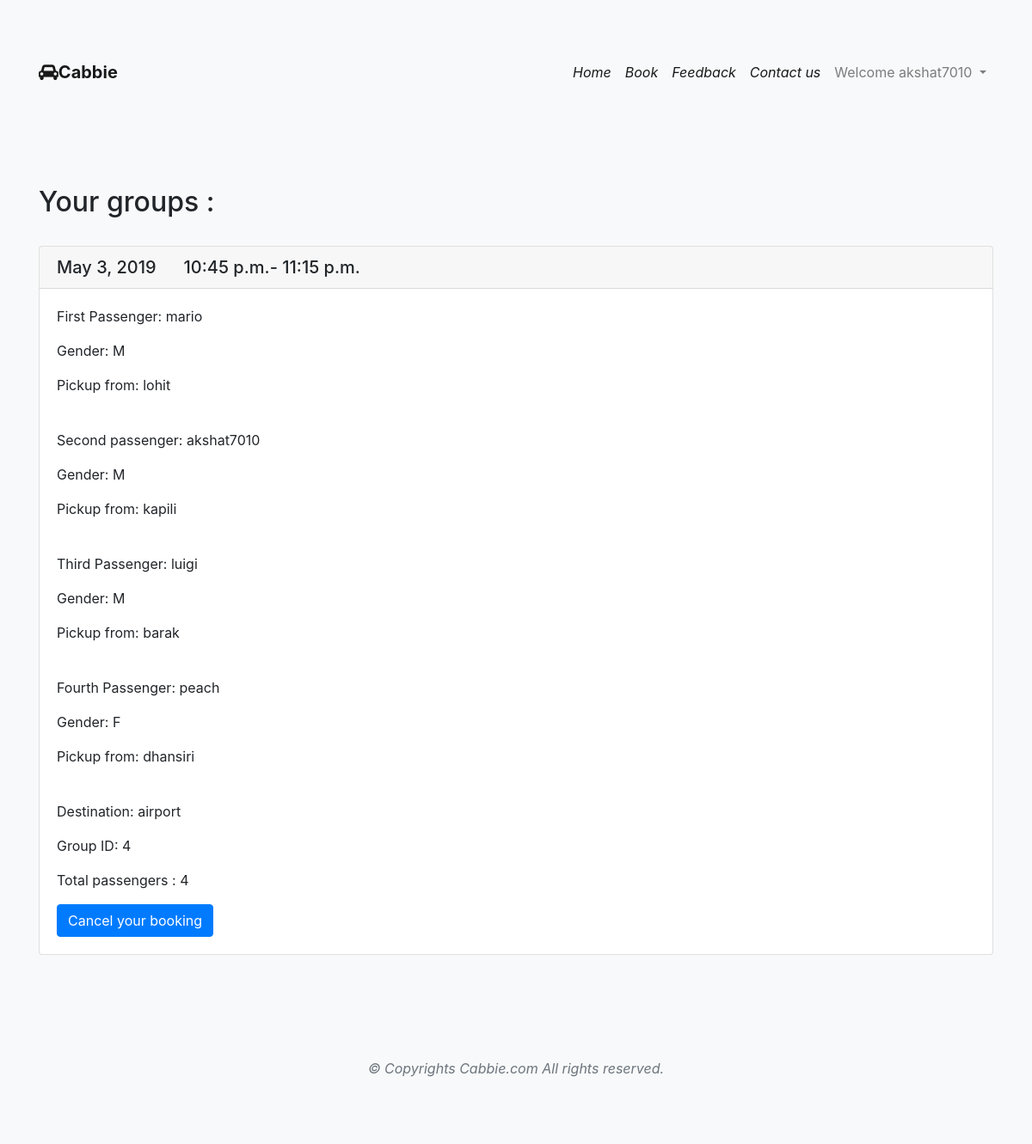
The app's page /cabs/groups/ (signed in) with its own data.
### cabs/models.py (models this page shows)
class Fgroup4(models.Model):
    created_by1 = models.CharField(max_length=100,default=None)
    passengers1 = models.PositiveIntegerField(validators=[MinValueValidator(1), MaxValueValidator(3)])
    time1 = models.TimeField()
    gender1 = models.CharField(max_length=1, choices=Gchoice, default='M')
    pickup_from1 = models.CharField(max_length=100)
    created_by2 = models.CharField(max_length=100,default=None)
    passengers2 = models.PositiveIntegerField(validators=[MinValueValidator(1), MaxValueValidator(3)])
    time2 = models.TimeField()
    gender2 = models.CharField(max_length=1, choices=Gchoice, default='M')
    pickup_from2 = models.CharField(max_length=100)
    created_by3 = models.CharField(max_length=100, default=None)
    passengers3 = models.PositiveIntegerField(validators=[MinValueValidator(1), MaxValueValidator(3)])
    time3 = models.TimeField()
    gender3 = models.CharField(max_length=1, choices=Gchoice, default='M')
    pickup_from3 = models.CharField(max_length=100)
    created_by4 = models.CharField(max_length=100, default=None)
    passengers4 = models.PositiveIntegerField(validators=[MinValueValidator(1), MaxValueValidator(3)])
    time4 = models.TimeField()
    gender4 = models.CharField(max_length=1, choices=Gchoice, default='M')
    pickup_from4 = models.CharField(max_length=100)
    date = models.DateField()
    destination = models.CharField(max_length=100)
    total_passengers = models.PositiveIntegerField(validators=[MinValueValidator(1), MaxValueValidator(4)],default=None)

### cabs/views.py (the view)
@login_required(login_url="/cabs/login/")
def groups_view(request):
    queryset1 = Fgroup2.objects.filter(
        Q(created_by1__iexact=request.user.username) | Q(created_by2__iexact=request.user.username)
    )
    queryset2 = Fgroup3.objects.filter(
        Q(created_by1__iexact=request.user.username) | Q(created_by2__iexact=request.user.username)
        | Q(created_by3__iexact=request.user.username)
    )
    queryset3 = Fgroup4.objects.filter(
        Q(created_by1__iexact=request.user.username) | Q(created_by2__iexact=request.user.username)
        | Q(created_by3__iexact=request.user.username) | Q(created_by4__iexact=request.user.username)
    )
    context = {
        "groups2_list": queryset1,
        "groups3_list": queryset2,
        "groups4_list": queryset3,
        "title": "Your groups"
    }
    return render(request, 'groups.html', context)

### templates/groups.html (shortened to what this page needs)
{% extends 'base1.html' %}
{% load static %}
{% block content %}
<div class="bg-light py-5">
    <div class="container py-5">
        <h2>{{ title }} :</h2>
        <br>
        {% for obj in groups4_list %}
        <div class="card">
          <h5 class="card-header">{{ obj.date}}  &nbsp; &nbsp;&nbsp;
              {% if obj.time3 < obj.time1 and obj.time3 < obj.time2 and obj.time3 < obj.time4%}
              {{ obj.time3}}-
              {% endif %}
              {% if obj.time2 > obj.time1 and obj.time2 > obj.time3 and obj.time2 > obj.time4%}
              {{ obj.time2}}
              {% endif %}
          </h5>
          <div class="card-body">
            <p class="card-text">First Passenger: {{ obj.created_by1}}</p>
              <p class="card-text">Gender: {{ obj.gender1}}</p>
              <p class="card-text">Pickup from: {{ obj.pickup_from1}}</p><br>
              <p class="card-text">Second passenger: {{ obj.created_by2}}</p>
              <p class="card-text">Gender: {{ obj.gender2}}</p>
              <p class="card-text">Pickup from: {{ obj.pickup_from2}}</p><br>
              <p class="card-text">Third Passenger: {{ obj.created_by3}}</p>
              <p class="card-text">Gender: {{ obj.gender3}}</p>
              <p class="card-text">Pickup from: {{ obj.pickup_from3}}</p><br>
              <p class="card-text">Fourth Passenger: {{ obj.created_by4}}</p>
              <p class="card-text">Gender: {{ obj.gender4}}</p>
              <p class="card-text">Pickup from: {{ obj.pickup_from4}}</p><br>
              <p class="card-text">Destination: {{ obj.destination}}</p>
             <p class="card-text">Group ID: {{ obj.id}}</p>
              <p class="card-text">Total passengers : {{ obj.total_passengers}}</p>
            <a class="btn btn-primary" href="{{obj.id}}/Gcancel4" onclick="myFunction();">Cancel your booking</a>
          </div>
        </div>
        <br>
{% endfor %}
    </div>
</div>
{% endblock %}

### templates/base1.html (shortened to what this page needs)
{% load static %}
<!DOCTYPE html>
<html lang="en">
<head>
    <link rel="stylesheet" href="https://cdnjs.cloudflare.com/ajax/libs/twitter-bootstrap/4.3.1/css/bootstrap.min.css"
>
    <link rel="stylesheet" href="https://stackpath.bootstrapcdn.com/font-awesome/4.7.0/css/font-awesome.min.css"
>
    <link rel="stylesheet" type="text/css" href="{% static 'css/aboutusstyle.css' %}">
    <link href="{% static 'css/poststyle.css' %}" rel="stylesheet">
    <link href="{% static 'css/requeststyle.css' %}" rel="stylesheet">
</head>
<body class="bg-light py-5">
<nav class="navbar navbar-expand-lg navbar-light bg-light py-3">
    <div class="container"><a href="{% url 'cabs:main' %}" class="navbar-brand d-flex align-items-center"> <i
            class="fa fa-car" aria-hidden="true"></i></i><strong>Cabbie</strong></a>
        <div id="navbarSupportedContent" class="collapse navbar-collapse">
            <ul class="navbar-nav ml-auto">
                <li class="nav-item active"><a href="{% url 'cabs:main' %}" class="nav-link font-italic"> Home </a></li>
                <li class="nav-item active"><a href="{% url 'cabs:post' %}" class="nav-link font-italic"> Book </a></li>
                <li class="nav-item active"><a href="{% url 'cabs:feedback' %}" class="nav-link font-italic">
                    Feedback </a></li>
                <li class="nav-item active"><a href="{% url 'cabs:contact' %}" class="nav-link font-italic">Contact
                    us </a></li>
                {% if user.is_authenticated %}
        <li class="nav-item dropdown">
        <a class="nav-link dropdown-toggle" href="#" id="navbarDropdown" role="button" data-toggle="dropdown" aria-haspopup="true" aria-expanded="false">
          Welcome {{user.username}}
        </a>
      </li>
        {% endif %}
            </ul>
        </div>
    </div>
</nav>
{% block content %} {% endblock %}
<footer class="bg-light pb-5">
    <div class="container text-center">
        <p class="font-italic text-muted mb-0">&copy; Copyrights Cabbie.com All rights reserved.</p>
    </div>
</footer>
</body>
</html>

### records on screen
Fgroup4: date "May 3, 2019", time3 "10:45 p.m.", time2 "11:15 p.m.", created_by1 "mario", gender1 "M", pickup_from1 "lohit", created_by2 "akshat7010", gender2 "M", pickup_from2 "kapili", created_by3 "luigi", gender3 "M", pickup_from3 "barak", created_by4 "peach", gender4 "F", pickup_from4 "dhansiri", destination "airport", id "4", total_passengers "4"

### other values on screen
{{ user.username }} "akshat7010"
{{ title }} "Your groups"
